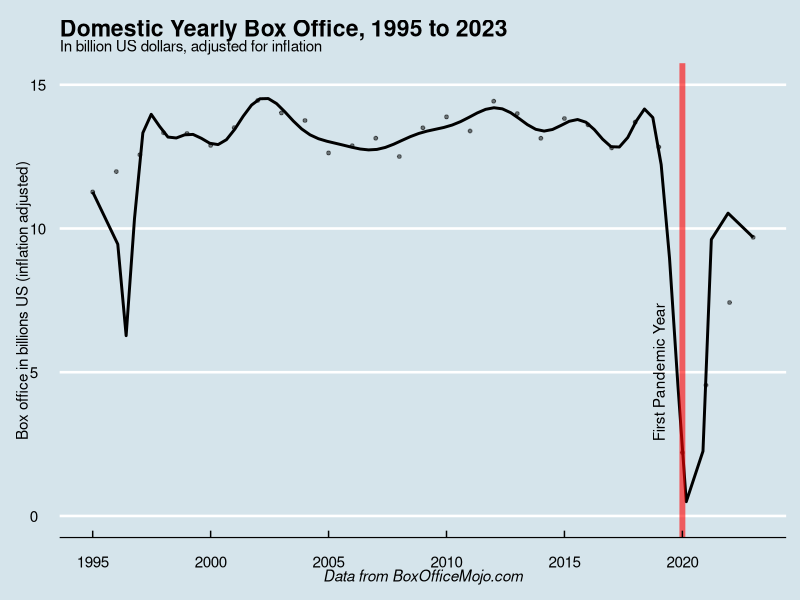

Reproduce this figure in R.
## ---- chunk 1
#| warning: false
#| message: false
#| echo: false
#| fig.height: 4
#| code-line-numbers: 18,19

library(tidyverse)
library(ggthemes)

options(scipen = 999999)

df = data.table::fread('box_office.csv')

df = df %>% 
  mutate(billions =total_inflation_adjusted_box_office/1000000000 )



ggplot() + 
  geom_point(data = df, aes(year, as.numeric(billions)), size= 1, alpha = .5) +
  geom_smooth(data = df, aes(year, as.numeric(billions)), method = "lm",
              formula = y ~ poly(x, 23), se = FALSE, color = 'black', alpha = .75) + 
  scale_y_continuous(limits = c(0, 15)) + 
  labs(title = 'Domestic Yearly Box Office, 1995 to 2023', 
       subtitle = "In billion US dollars, adjusted for inflation", 
       x = NULL, 
       y = "Box office in billions US (inflation adjusted)",
       caption = "Data from BoxOfficeMojo.com")  +
  geom_vline(xintercept=2020, color = 'red', alpha = .6, size = 2) +
  annotate("text", x=2019, y=5, label="First Pandemic Year", angle=90) + 
  theme_economist() + 
  theme(plot.caption = element_text(face = 'italic'))
